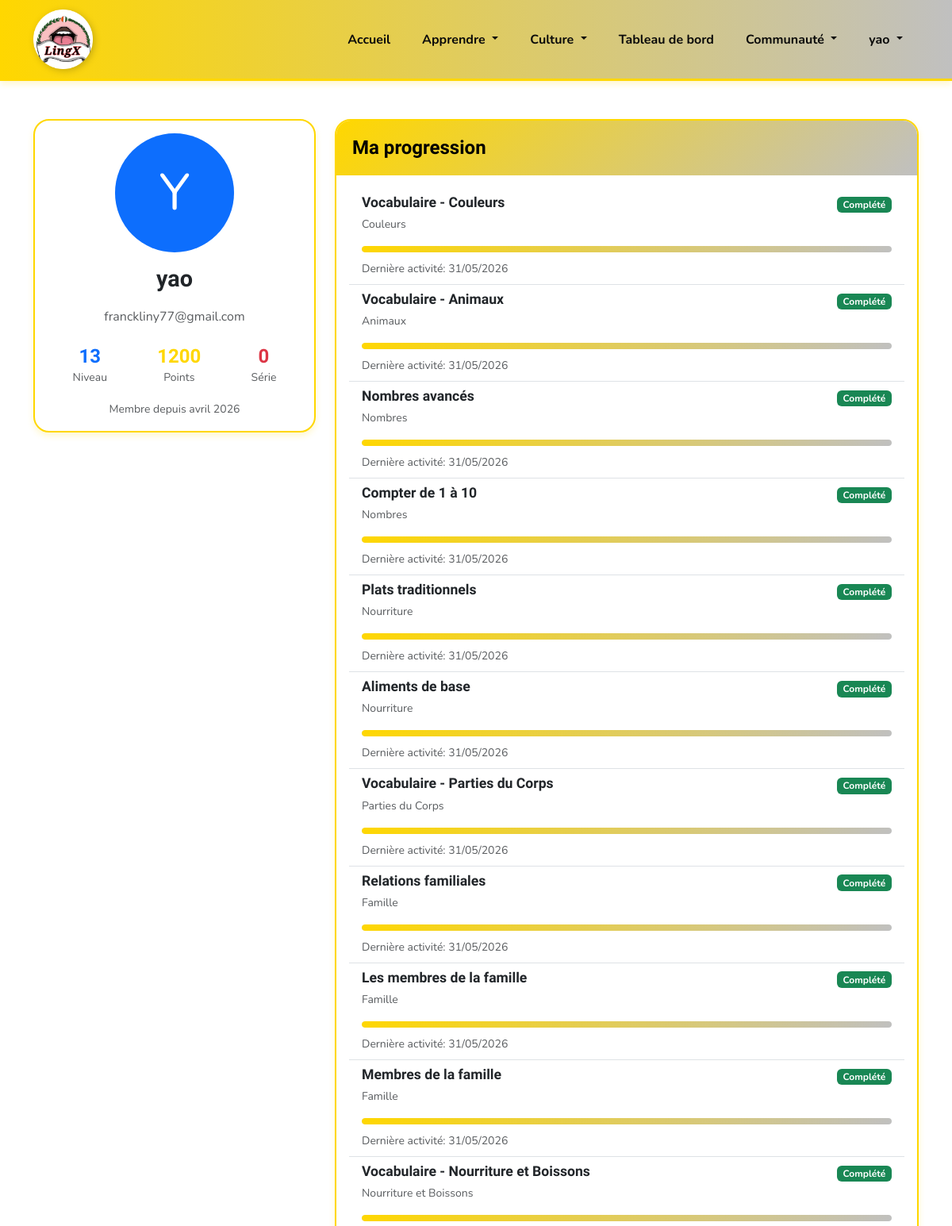
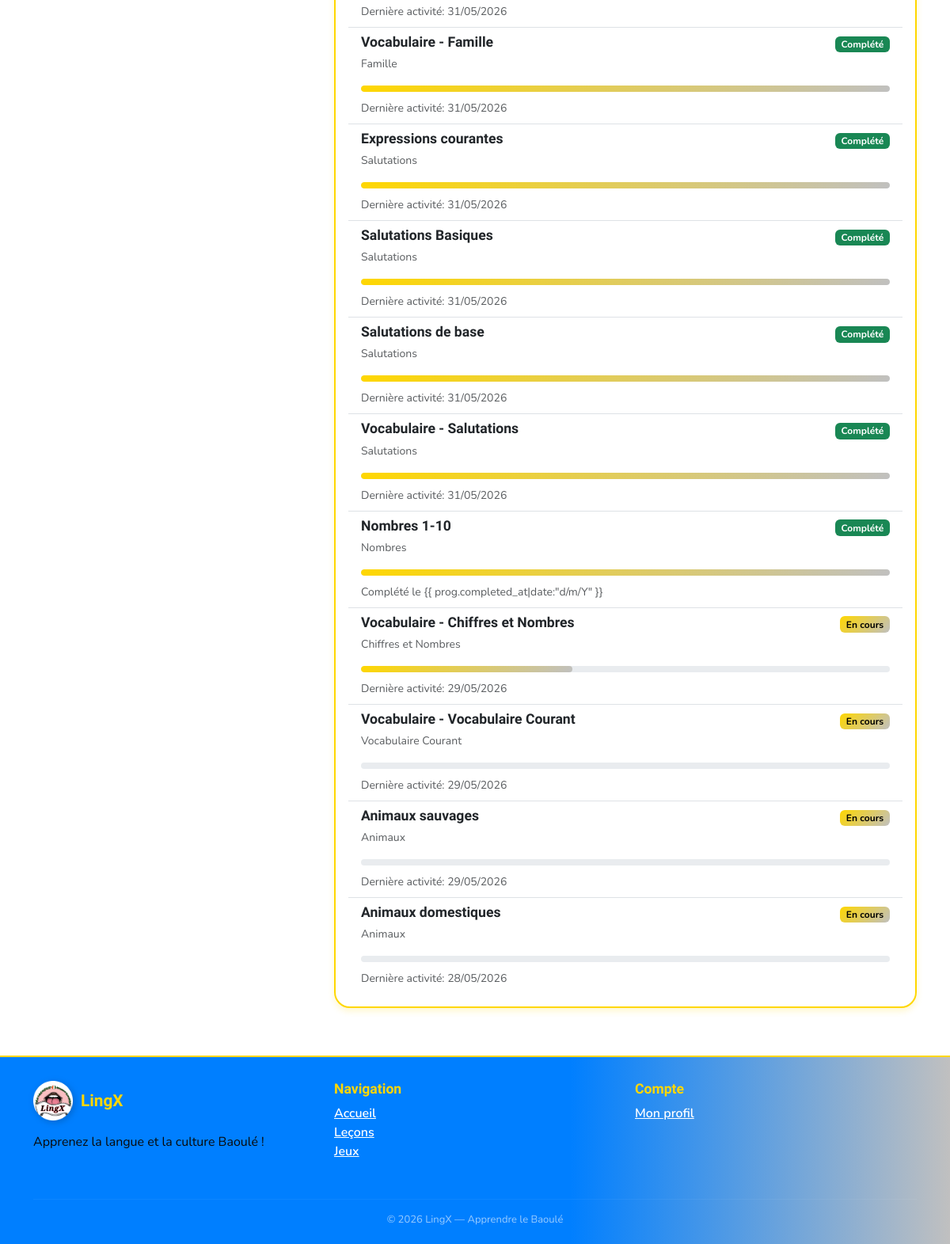
Screenshot of /profile/ (signed in) with the database file from the repository (2 pictures, top to bottom).
### lingx/models.py (models this page shows, shortened)
class UserProfile(models.Model):
    ROLE_CHOICES = [
        ('student', 'Apprenant'),
        ('teacher', 'Professeur'),
        ('avance', 'Avancé'),
    ]
    user = models.OneToOneField(User, on_delete=models.CASCADE, related_name='profile')
    avatar = models.ImageField(upload_to='avatars/', blank=True, null=True)
    bio = models.TextField(blank=True)
    role = models.CharField(max_length=20, choices=ROLE_CHOICES, default='student')
    phone_number = models.CharField(max_length=20, blank=True, help_text="Numéro WhatsApp avec indicatif (ex: +225XXXXXXXXXX)")
    is_verified = models.BooleanField(default=False, help_text="Professeur/Expert vérifié")
    speciality = models.CharField(max_length=200, blank=True, help_text="Spécialité (pour professeurs/experts)")
    years_experience = models.IntegerField(default=0, help_text="Années d'expérience")
    total_points = models.IntegerField(default=0)
    level = models.IntegerField(default=1)
    streak_days = models.IntegerField(default=0)
    last_activity = models.DateField(auto_now=True)
    is_premium = models.BooleanField(default=False)
    is_available = models.BooleanField(default=True, help_text="Disponible pour échanger sur WhatsApp")
    created_at = models.DateTimeField(auto_now_add=True)

class LessonProgress(models.Model):
    user = models.ForeignKey(User, on_delete=models.CASCADE, related_name='lesson_progress')
    lesson = models.ForeignKey(Lesson, on_delete=models.CASCADE)
    is_completed = models.BooleanField(default=False)
    score = models.IntegerField(default=0)
    attempts = models.IntegerField(default=0)
    completed_at = models.DateTimeField(null=True, blank=True)
    created_at = models.DateTimeField(auto_now_add=True)
    updated_at = models.DateTimeField(auto_now=True)
    class Meta:
        unique_together = ['user', 'lesson']

class Lesson(models.Model):
    DIFFICULTY_CHOICES = [
        ('debutant', 'Débutant'),
        ('intermediaire', 'Intermédiaire'),
        ('avance', 'Avancé'),
    ]
    category = models.ForeignKey(Category, on_delete=models.CASCADE, related_name='lessons')
    title = models.CharField(max_length=200)
    description = models.TextField()
    content = models.TextField()
    difficulty = models.CharField(max_length=20, choices=DIFFICULTY_CHOICES, default='debutant')
    order = models.IntegerField(default=0)
    number = models.IntegerField(default=0, help_text="Numéro de la leçon (1-22) pour déblocage par niveau")
    points = models.IntegerField(default=10)
    is_premium = models.BooleanField(default=False)
    created_at = models.DateTimeField(auto_now_add=True)
    updated_at = models.DateTimeField(auto_now=True)
    class Meta:
        ordering = ['category', 'order']

class Category(models.Model):
    name = models.CharField(max_length=100)
    description = models.TextField()
    icon = models.CharField(max_length=50, default='📚')
    order = models.IntegerField(default=0)
    created_at = models.DateTimeField(auto_now_add=True)
    class Meta:
        verbose_name_plural = "Categories"
        ordering = ['order']

### lingx/views.py (the view)
# urls.py: path('profile/', views.profile_view, name='profile'),
@login_required
def profile_view(request):
    profile = request.user.profile
    progress = LessonProgress.objects.filter(user=request.user).order_by('-updated_at')
    context = {
        'profile': profile,
        'progress': progress,
    }
    return render(request, 'profile.html', context)

### lingx/context_processors.py (called while the page is built, shortened)
def sous_groupes_images(request):
    repo_static = Path(__file__).resolve().parents[2] / 'static'
    images_dir = repo_static / 'images' / 'SOUS GROUPES'
    if not images_dir.exists() or not images_dir.is_dir():
        return {'sous_groupes_images': []}

### templates/profile.html (shortened to what this page needs)
{% extends 'base.html' %}
{% load static %}
{% block content %}
<div class="container my-5">
  <div class="row">
    <div class="col-md-4 mb-4">
      <div class="card">
        <div class="card-body text-center">
          {% if profile.avatar %}
          <img
            src="{{ profile.avatar.url }}"
            class="rounded-circle mb-3"
            width="150"
            height="150"
            alt="Avatar"
          />
          {% else %}
          <div
            class="rounded-circle bg-primary text-white d-flex align-items-center justify-content-center mx-auto mb-3"
            style="width: 150px; height: 150px; font-size: 4rem"
          >
            {{ user.username|first|upper }}
          </div>
          {% endif %}
          <h3>{{ user.username }}</h3>
          <p class="text-muted">{{ user.email }}</p>
          <div class="mt-4">
            <div class="d-flex justify-content-around mb-3">
              <div>
                <h4 class="text-primary mb-0">{{ profile.level }}</h4>
                <small class="text-muted">Niveau</small>
              </div>
              <div>
                <h4 class="text-warning mb-0">{{ profile.total_points }}</h4>
                <small class="text-muted">Points</small>
              </div>
              <div>
                <h4 class="text-danger mb-0">{{ profile.streak_days }}</h4>
                <small class="text-muted">Série</small>
              </div>
            </div>
          </div>
          <div class="mt-3">
            <small class="text-muted">
              Membre depuis {{ profile.created_at|date:"F Y" }}
            </small>
          </div>
        </div>
      </div>
    </div>
    <div class="col-md-8">
      <div class="card">
        <div class="card-header">
          <h4 class="mb-0">Ma progression</h4>
        </div>
        <div class="card-body">
          {% if progress %}
          <div class="list-group list-group-flush">
            {% for prog in progress %}
            <div class="list-group-item">
              <div
                class="d-flex justify-content-between align-items-start mb-2"
              >
                <div>
                  <h6 class="mb-1">{{ prog.lesson.title }}</h6>
                  <small class="text-muted">
                    {{ prog.lesson.category.name }}
                  </small>
                </div>
                <div class="text-end">
                  {% if prog.is_completed %}
                  <span class="badge bg-success"> Complété </span>
                  {% else %}
                  <span class="badge bg-warning text-dark"> En cours </span>
                  {% endif %}
                </div>
              </div>
              <div class="progress" style="height: 8px">
                <div
                  class="progress-bar {% if prog.is_completed %}bg-success{% endif %}"
                  style="width: {% widthratio prog.score prog.lesson.points 100 %}%"
                ></div>
              </div>
              <div class="mt-2">
                <small class="text-muted">
                  {% if prog.completed_at %} Complété le {{
                  prog.completed_at|date:"d/m/Y" }} {% else %} Dernière
                  activité: {{ prog.updated_at|date:"d/m/Y" }} {% endif %}
                </small>
              </div>
            </div>
            {% endfor %}
          </div>
          {% endif %}
        </div>
      </div>
    </div>
  </div>
</div>
{% endblock %}

### templates/base.html (shortened to what this page needs)
{% load static %}
<!doctype html>
<html lang="fr">
  <head>
    <link
      href="https://cdn.jsdelivr.net/npm/bootstrap@5.3.0/dist/css/bootstrap.min.css"
      rel="stylesheet"
    />
    <link rel="stylesheet" href="{% static 'css/esatic-theme.css' %}" />
    <link rel="stylesheet" href="{% static 'css/duolingo-baoule.css' %}" />
  </head>
  <body>
    <nav class="navbar navbar-expand-lg sticky-top">
      <div class="container">
        <a
          class="navbar-brand"
          href="{% url 'home' %}"
          style="display: flex; align-items: center; padding: 0"
        >
          <img
            src="{% static 'images/lingx_circular.png' %}"
            alt="LingX Logo"
            style="
              width: 75px;
              height: 75px;
              object-fit: contain;
              filter: drop-shadow(2px 2px 4px rgba(0, 0, 0, 0.2));
            "
          />
        </a>
        <div class="collapse navbar-collapse" id="navbarNav">
          <ul class="navbar-nav ms-auto">
            {% if user.is_authenticated %}
            <li class="nav-item">
              <a class="nav-link" href="{% url 'home' %}"> Accueil</a>
            </li>
            {% endif %}
            <li class="nav-item dropdown">
              <a
                class="nav-link dropdown-toggle"
                href="#"
                role="button"
                data-bs-toggle="dropdown"
              >
                Apprendre
              </a>
            </li>
            <li class="nav-item dropdown">
              <a
                class="nav-link dropdown-toggle"
                href="#"
                role="button"
                data-bs-toggle="dropdown"
              >
                Culture
              </a>
            </li>
            {% if user.is_authenticated %}
            <li class="nav-item">
              <a class="nav-link" href="{% url 'dashboard' %}">
                Tableau de bord</a
              >
            </li>
            <li class="nav-item dropdown">
              <a
                class="nav-link dropdown-toggle"
                href="#"
                role="button"
                data-bs-toggle="dropdown"
              >
                Communauté
              </a>
            </li>
            <li class="nav-item dropdown">
              <a
                class="nav-link dropdown-toggle"
                href="#"
                role="button"
                data-bs-toggle="dropdown"
              >
                {{ user.username }}
              </a>
            </li>
            {% endif %}
          </ul>
        </div>
      </div>
    </nav>
    <main>{% block content %}{% endblock %}</main>
    <footer style="margin-top: 60px; padding: 30px 0 20px">
      <div class="container">
        <div class="row">
          <div class="col-md-4 mb-3">
            <div style="display: flex; align-items: center; gap: 10px; margin-bottom: 15px;">
              <img
                src="{% static 'images/lingx_circular.png' %}"
                alt="LingX Logo"
                style="
                  width: 50px;
                  height: 50px;
                  object-fit: contain;
                  filter: drop-shadow(2px 2px 4px rgba(0, 0, 0, 0.2));
                "
              />
              <h5
                style="
                  color: var(--or);
                  font-family: &quot;Baloo 2&quot;, cursive;
                  font-weight: 800;
                  margin: 0;
                "
              >
                LingX
              </h5>
            </div>
            <p>Apprenez la langue et la culture Baoulé !</p>
          </div>
          <div class="col-md-4 mb-3">
            <h6 style="color: var(--or)">Navigation</h6>
            <ul class="list-unstyled">
              <li>
                <a href="{% url 'home' %}" style="color: #fff"> Accueil</a>
              </li>
              {% if user.is_authenticated %}
              <li>
                <a href="{% url 'categories' %}" style="color: #fff"> Leçons</a>
              </li>
              <li>
                <a href="{% url 'games' %}" style="color: #fff"> Jeux</a>
              </li>
              {% endif %}
            </ul>
          </div>
          <div class="col-md-4 mb-3">
            <h6 style="color: var(--or)">Compte</h6>
            <ul class="list-unstyled">
              {% if user.is_authenticated %}
              <li>
                <a href="{% url 'profile' %}" style="color: #fff">Mon profil</a>
              </li>
              {% else %}
              <li>
                <a href="{% url 'login' %}" style="color: #fff"> Connexion</a>
              </li>
              {% endif %}
            </ul>
          </div>
        </div>
        <hr style="border-color: rgba(255, 255, 255, 0.2)" />
        <p
          class="text-center mb-0"
          style="color: rgba(255, 255, 255, 0.6); font-size: 13px"
        >
          © 2026 LingX — Apprendre le Baoulé
        </p>
      </div>
    </footer>
  </body>
</html>

### static/css/esatic-theme.css (style rules this page uses)
:root { --primary-color: #ffd700; --secondary-color: #c0c0c0; --success-color: #66BB6A; --warning-color: #ffd700; --danger-color: #EF5350; --dark-color: #000000; --light-color: #ffffff; --gradient: linear-gradient(135deg, #ffd700 0%, #c0c0c0 100%); }
body { font-family: 'Inter', -apple-system, BlinkMacSystemFont, 'Segoe UI', sans-serif; background: #ffffff; min-height: 100vh; color: #000000; }
.navbar { background: var(--gradient) !important; backdrop-filter: blur(10px); box-shadow: 0 4px 8px rgba(255, 215, 0, 0.2); }
.navbar-brand { font-weight: 700; font-size: 1.5rem; font-family: 'Playfair Display', serif; color: #000000 !important; }
.nav-link { color: #000000 !important; font-weight: 600; }
.card { border: 2px solid #ffd700; border-radius: 20px; box-shadow: 0 4px 8px rgba(255, 215, 0, 0.2); transition: all 0.3s ease; overflow: hidden; background: white; }
.card-header { background: var(--gradient); color: #000000; border: none; padding: 20px; font-weight: 700; }
.progress-bar { background: var(--gradient); border-radius: 10px; }
.text-warning { color: #ffd700 !important; }
.bg-warning { background: var(--gradient) !important; color: #000000 !important; }

### static/css/duolingo-baoule.css (style rules this page uses)
:root { --or: #FFD700; --or-clair: #FFED4E; --or-sombre: #CCB000; --argent: #C0C0C0; --argent-clair: #E8E8E8; --argent-sombre: #A9A9A9; --bleu: #007FFF; --bleu-nuit: #003F7F; --bleu-clair: #4DA6FF; --orange-red: #FF4500; --blanc: #FFFFFF; --noir-doux: #0A0A0A; --gris-fond: #F4F6F8; --texte: #333333; --gradient-navbar: linear-gradient(90deg, #FFD700 0%, #C0C0C0 100%); --gold: #FFD700; --gold-dark: #CCB000; --brun: #003F7F; --vert: #4CAF50; --noir: #007FFF; --creme: #FFF8E7; --rouge: #FF4500; --bleu-old: #007FFF; --orange: #FF4500; --vert-clair: #E8F5E9; --rouge-clair: #FFEBEE; --bleu-clair-old: #E3F2FD; --gris: #F4F6F8; }
body { font-family: 'Nunito', sans-serif; color: var(--texte); }
h1, h2, h3, h4, h5, h6, .section-title { font-family: 'Baloo 2', cursive; font-weight: 700; }

### templates/base.html (style rules this page uses)
:root { --or: #ffd700; --or-clair: #ffed4e; --or-sombre: #ccb000; --argent: #c0c0c0; --argent-clair: #e8e8e8; --bleu: #007fff; --bleu-nuit: #003f7f; --bleu-clair: #4da6ff; --orange-red: #ff4500; }
.navbar { background: linear-gradient(90deg, #ffd700 0%, #c0c0c0 100%) !important; border-bottom: 3px solid #ffd700; padding: 12px 0 !important; min-height: auto; }
.navbar .nav-link { color: #0a0a0a !important; font-weight: 700 !important; font-size: 16px !important; padding: 12px 20px !important; transition: all 0.2s; }
footer { background: linear-gradient( 90deg, #007fff 0%, #007fff 60%, #c0c0c0 100% ); color: #0a0a0a; border-top: 2px solid #ffd700; }
footer a { color: #0a0a0a; font-weight: 600; transition: all 0.2s; }
footer h5, footer h6 { color: #0a0a0a; font-weight: 800; }
h3 { font-size: 1.8rem !important; font-weight: 700 !important; margin-bottom: 18px !important; }
h4 { font-size: 1.5rem !important; font-weight: 700 !important; margin-bottom: 15px !important; }
h5 { font-size: 1.3rem !important; font-weight: 600 !important; }
h6 { font-size: 1.1rem !important; font-weight: 600 !important; }

### rows the page displays
UserProfile: level "13", total_points "1200", streak_days "0", created_at "avril 2026"
LessonProgress: lesson "Vocabulaire - Couleurs", lesson.category.name "Couleurs", is_completed "Complété", updated_at "31/05/2026"
LessonProgress: lesson "Vocabulaire - Animaux", lesson.category.name "Animaux", is_completed "Complété", updated_at "31/05/2026"
LessonProgress: lesson "Nombres avancés", lesson.category.name "Nombres", is_completed "Complété", updated_at "31/05/2026"
LessonProgress: lesson "Compter de 1 à 10", lesson.category.name "Nombres", is_completed "Complété", updated_at "31/05/2026"
LessonProgress: lesson "Plats traditionnels", lesson.category.name "Nourriture", is_completed "Complété", updated_at "31/05/2026"
LessonProgress: lesson "Aliments de base", lesson.category.name "Nourriture", is_completed "Complété", updated_at "31/05/2026"
LessonProgress: lesson "Vocabulaire - Parties du Corps", lesson.category.name "Parties du Corps", is_completed "Complété", updated_at "31/05/2026"
LessonProgress: lesson "Relations familiales", lesson.category.name "Famille", is_completed "Complété", updated_at "31/05/2026"
LessonProgress: lesson "Les membres de la famille", lesson.category.name "Famille", is_completed "Complété", updated_at "31/05/2026"
LessonProgress: lesson "Membres de la famille", lesson.category.name "Famille", is_completed "Complété", updated_at "31/05/2026"
LessonProgress: lesson "Vocabulaire - Nourriture et Boissons", lesson.category.name "Nourriture et Boissons", is_completed "Complété", updated_at "31/05/2026"
LessonProgress: lesson "Vocabulaire - Famille", lesson.category.name "Famille", is_completed "Complété", updated_at "31/05/2026"
LessonProgress: lesson "Expressions courantes", lesson.category.name "Salutations", is_completed "Complété", updated_at "31/05/2026"
LessonProgress: lesson "Salutations Basiques", lesson.category.name "Salutations", is_completed "Complété", updated_at "31/05/2026"
LessonProgress: lesson "Salutations de base", lesson.category.name "Salutations", is_completed "Complété", updated_at "31/05/2026"
LessonProgress: lesson "Vocabulaire - Salutations", lesson.category.name "Salutations", is_completed "Complété", updated_at "31/05/2026"
LessonProgress: lesson "Nombres 1-10", lesson.category.name "Nombres", is_completed "Complété", shows "Complété le {{ prog.completed_at|date:\"d/m/Y\" }}"
LessonProgress: lesson "Vocabulaire - Chiffres et Nombres", lesson.category.name "Chiffres et Nombres", is_completed "En cours", updated_at "29/05/2026"
LessonProgress: lesson "Vocabulaire - Vocabulaire Courant", lesson.category.name "Vocabulaire Courant", is_completed "En cours", updated_at "29/05/2026"
LessonProgress: lesson "Animaux sauvages", lesson.category.name "Animaux", is_completed "En cours", updated_at "29/05/2026"
LessonProgress: lesson "Animaux domestiques", lesson.category.name "Animaux", is_completed "En cours", updated_at "28/05/2026"

### other values shown
{{ user.username }} "yao"
{{ user.username|first|upper }} "Y"
{{ user.email }} "franckliny77@gmail.com"
